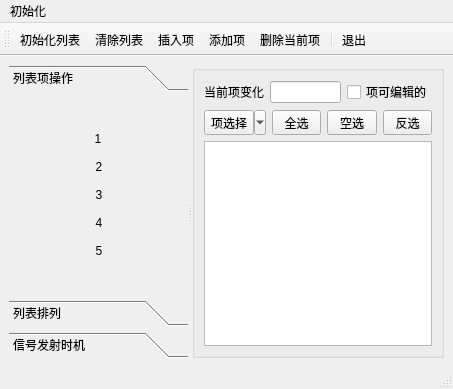
<?xml version="1.0" encoding="UTF-8"?>
<ui version="4.0">
 <class>MainWindow</class>
 <widget class="QMainWindow" name="MainWindow">
  <property name="geometry">
   <rect>
    <x>0</x>
    <y>0</y>
    <width>453</width>
    <height>389</height>
   </rect>
  </property>
  <property name="windowTitle">
   <string>MainWindow</string>
  </property>
  <property name="styleSheet">
   <string notr="true">QToolButton#tBtn_init,#tBtn_add,#tBtn_clean,#tBtn_delete,#tBtn_insert
{
	background-color: transparent;
	border: none;
}

QToolButton#tBtn_init:hover,#tBtn_add:hover,#tBtn_clean:hover,#tBtn_delete:hover,
#tBtn_insert:hover
{
	background-color: rgb(229,243,255);
}</string>
  </property>
  <widget class="QWidget" name="centralwidget">
   <layout class="QVBoxLayout" name="verticalLayout_11">
    <item>
     <widget class="QSplitter" name="splitter">
      <property name="orientation">
       <enum>Qt::Horizontal</enum>
      </property>
      <widget class="QToolBox" name="toolBox">
       <property name="currentIndex">
        <number>0</number>
       </property>
       <widget class="QWidget" name="page_0">
        <property name="geometry">
         <rect>
          <x>0</x>
          <y>0</y>
          <width>179</width>
          <height>185</height>
         </rect>
        </property>
        <attribute name="label">
         <string>列表项操作</string>
        </attribute>
        <layout class="QVBoxLayout" name="verticalLayout_6">
         <item>
          <widget class="QWidget" name="widget" native="true">
           <layout class="QVBoxLayout" name="verticalLayout_2">
            <item>
             <layout class="QVBoxLayout" name="verticalLayout">
              <item>
               <layout class="QHBoxLayout" name="horizontalLayout">
                <item>
                 <spacer name="horizontalSpacer">
                  <property name="orientation">
                   <enum>Qt::Horizontal</enum>
                  </property>
                  <property name="sizeHint" stdset="0">
                   <size>
                    <width>40</width>
                    <height>20</height>
                   </size>
                  </property>
                 </spacer>
                </item>
                <item>
                 <widget class="QToolButton" name="tBtn_init">
                  <property name="sizePolicy">
                   <sizepolicy hsizetype="Fixed" vsizetype="Fixed">
                    <horstretch>0</horstretch>
                    <verstretch>0</verstretch>
                   </sizepolicy>
                  </property>
                  <property name="minimumSize">
                   <size>
                    <width>90</width>
                    <height>22</height>
                   </size>
                  </property>
                  <property name="contextMenuPolicy">
                   <enum>Qt::DefaultContextMenu</enum>
                  </property>
                  <property name="styleSheet">
                   <string notr="true"/>
                  </property>
                  <property name="text">
                   <string>1</string>
                  </property>
                  <property name="popupMode">
                   <enum>QToolButton::DelayedPopup</enum>
                  </property>
                  <property name="toolButtonStyle">
                   <enum>Qt::ToolButtonIconOnly</enum>
                  </property>
                  <property name="arrowType">
                   <enum>Qt::NoArrow</enum>
                  </property>
                 </widget>
                </item>
                <item>
                 <spacer name="horizontalSpacer_6">
                  <property name="orientation">
                   <enum>Qt::Horizontal</enum>
                  </property>
                  <property name="sizeHint" stdset="0">
                   <size>
                    <width>40</width>
                    <height>20</height>
                   </size>
                  </property>
                 </spacer>
                </item>
               </layout>
              </item>
              <item>
               <layout class="QHBoxLayout" name="horizontalLayout_2">
                <item>
                 <spacer name="horizontalSpacer_2">
                  <property name="orientation">
                   <enum>Qt::Horizontal</enum>
                  </property>
                  <property name="sizeHint" stdset="0">
                   <size>
                    <width>40</width>
                    <height>20</height>
                   </size>
                  </property>
                 </spacer>
                </item>
                <item>
                 <widget class="QToolButton" name="tBtn_clean">
                  <property name="sizePolicy">
                   <sizepolicy hsizetype="Fixed" vsizetype="Fixed">
                    <horstretch>0</horstretch>
                    <verstretch>0</verstretch>
                   </sizepolicy>
                  </property>
                  <property name="minimumSize">
                   <size>
                    <width>90</width>
                    <height>22</height>
                   </size>
                  </property>
                  <property name="text">
                   <string>2</string>
                  </property>
                  <property name="toolButtonStyle">
                   <enum>Qt::ToolButtonIconOnly</enum>
                  </property>
                 </widget>
                </item>
                <item>
                 <spacer name="horizontalSpacer_7">
                  <property name="orientation">
                   <enum>Qt::Horizontal</enum>
                  </property>
                  <property name="sizeHint" stdset="0">
                   <size>
                    <width>38</width>
                    <height>20</height>
                   </size>
                  </property>
                 </spacer>
                </item>
               </layout>
              </item>
              <item>
               <layout class="QHBoxLayout" name="horizontalLayout_3">
                <item>
                 <spacer name="horizontalSpacer_3">
                  <property name="orientation">
                   <enum>Qt::Horizontal</enum>
                  </property>
                  <property name="sizeHint" stdset="0">
                   <size>
                    <width>40</width>
                    <height>20</height>
                   </size>
                  </property>
                 </spacer>
                </item>
                <item>
                 <widget class="QToolButton" name="tBtn_insert">
                  <property name="sizePolicy">
                   <sizepolicy hsizetype="Fixed" vsizetype="Fixed">
                    <horstretch>0</horstretch>
                    <verstretch>0</verstretch>
                   </sizepolicy>
                  </property>
                  <property name="minimumSize">
                   <size>
                    <width>90</width>
                    <height>22</height>
                   </size>
                  </property>
                  <property name="text">
                   <string>3</string>
                  </property>
                  <property name="toolButtonStyle">
                   <enum>Qt::ToolButtonIconOnly</enum>
                  </property>
                 </widget>
                </item>
                <item>
                 <spacer name="horizontalSpacer_8">
                  <property name="orientation">
                   <enum>Qt::Horizontal</enum>
                  </property>
                  <property name="sizeHint" stdset="0">
                   <size>
                    <width>38</width>
                    <height>20</height>
                   </size>
                  </property>
                 </spacer>
                </item>
               </layout>
              </item>
              <item>
               <layout class="QHBoxLayout" name="horizontalLayout_4">
                <item>
                 <spacer name="horizontalSpacer_4">
                  <property name="orientation">
                   <enum>Qt::Horizontal</enum>
                  </property>
                  <property name="sizeHint" stdset="0">
                   <size>
                    <width>40</width>
                    <height>20</height>
                   </size>
                  </property>
                 </spacer>
                </item>
                <item>
                 <widget class="QToolButton" name="tBtn_add">
                  <property name="minimumSize">
                   <size>
                    <width>90</width>
                    <height>22</height>
                   </size>
                  </property>
                  <property name="text">
                   <string>4</string>
                  </property>
                  <property name="toolButtonStyle">
                   <enum>Qt::ToolButtonIconOnly</enum>
                  </property>
                 </widget>
                </item>
                <item>
                 <spacer name="horizontalSpacer_9">
                  <property name="orientation">
                   <enum>Qt::Horizontal</enum>
                  </property>
                  <property name="sizeHint" stdset="0">
                   <size>
                    <width>38</width>
                    <height>20</height>
                   </size>
                  </property>
                 </spacer>
                </item>
               </layout>
              </item>
              <item>
               <layout class="QHBoxLayout" name="horizontalLayout_5">
                <item>
                 <spacer name="horizontalSpacer_5">
                  <property name="orientation">
                   <enum>Qt::Horizontal</enum>
                  </property>
                  <property name="sizeHint" stdset="0">
                   <size>
                    <width>40</width>
                    <height>20</height>
                   </size>
                  </property>
                 </spacer>
                </item>
                <item>
                 <widget class="QToolButton" name="tBtn_delete">
                  <property name="minimumSize">
                   <size>
                    <width>90</width>
                    <height>22</height>
                   </size>
                  </property>
                  <property name="text">
                   <string>5</string>
                  </property>
                  <property name="toolButtonStyle">
                   <enum>Qt::ToolButtonIconOnly</enum>
                  </property>
                 </widget>
                </item>
                <item>
                 <spacer name="horizontalSpacer_10">
                  <property name="orientation">
                   <enum>Qt::Horizontal</enum>
                  </property>
                  <property name="sizeHint" stdset="0">
                   <size>
                    <width>38</width>
                    <height>20</height>
                   </size>
                  </property>
                 </spacer>
                </item>
               </layout>
              </item>
             </layout>
            </item>
           </layout>
          </widget>
         </item>
        </layout>
       </widget>
       <widget class="QWidget" name="page_1">
        <property name="geometry">
         <rect>
          <x>0</x>
          <y>0</y>
          <width>179</width>
          <height>185</height>
         </rect>
        </property>
        <attribute name="label">
         <string>列表排列</string>
        </attribute>
        <layout class="QVBoxLayout" name="verticalLayout_7">
         <item>
          <widget class="QWidget" name="widget_2" native="true">
           <layout class="QVBoxLayout" name="verticalLayout_4">
            <item>
             <layout class="QVBoxLayout" name="verticalLayout_3">
              <item>
               <layout class="QHBoxLayout" name="horizontalLayout_6">
                <item>
                 <spacer name="horizontalSpacer_11">
                  <property name="orientation">
                   <enum>Qt::Horizontal</enum>
                  </property>
                  <property name="sizeHint" stdset="0">
                   <size>
                    <width>40</width>
                    <height>20</height>
                   </size>
                  </property>
                 </spacer>
                </item>
                <item>
                 <widget class="QCheckBox" name="chkBoxSorting">
                  <property name="minimumSize">
                   <size>
                    <width>50</width>
                    <height>0</height>
                   </size>
                  </property>
                  <property name="text">
                   <string>允许排序</string>
                  </property>
                 </widget>
                </item>
                <item>
                 <spacer name="horizontalSpacer_14">
                  <property name="orientation">
                   <enum>Qt::Horizontal</enum>
                  </property>
                  <property name="sizeHint" stdset="0">
                   <size>
                    <width>40</width>
                    <height>20</height>
                   </size>
                  </property>
                 </spacer>
                </item>
               </layout>
              </item>
              <item>
               <layout class="QHBoxLayout" name="horizontalLayout_7">
                <item>
                 <spacer name="horizontalSpacer_12">
                  <property name="orientation">
                   <enum>Qt::Horizontal</enum>
                  </property>
                  <property name="sizeHint" stdset="0">
                   <size>
                    <width>40</width>
                    <height>20</height>
                   </size>
                  </property>
                 </spacer>
                </item>
                <item>
                 <widget class="QToolButton" name="tBtnSortAsc">
                  <property name="minimumSize">
                   <size>
                    <width>50</width>
                    <height>0</height>
                   </size>
                  </property>
                  <property name="text">
                   <string>升序排序</string>
                  </property>
                  <property name="arrowType">
                   <enum>Qt::NoArrow</enum>
                  </property>
                 </widget>
                </item>
                <item>
                 <spacer name="horizontalSpacer_15">
                  <property name="orientation">
                   <enum>Qt::Horizontal</enum>
                  </property>
                  <property name="sizeHint" stdset="0">
                   <size>
                    <width>40</width>
                    <height>20</height>
                   </size>
                  </property>
                 </spacer>
                </item>
               </layout>
              </item>
              <item>
               <layout class="QHBoxLayout" name="horizontalLayout_8">
                <item>
                 <spacer name="horizontalSpacer_13">
                  <property name="orientation">
                   <enum>Qt::Horizontal</enum>
                  </property>
                  <property name="sizeHint" stdset="0">
                   <size>
                    <width>40</width>
                    <height>20</height>
                   </size>
                  </property>
                 </spacer>
                </item>
                <item>
                 <widget class="QToolButton" name="tBtnSortDes">
                  <property name="minimumSize">
                   <size>
                    <width>50</width>
                    <height>0</height>
                   </size>
                  </property>
                  <property name="text">
                   <string>降序排序</string>
                  </property>
                 </widget>
                </item>
                <item>
                 <spacer name="horizontalSpacer_16">
                  <property name="orientation">
                   <enum>Qt::Horizontal</enum>
                  </property>
                  <property name="sizeHint" stdset="0">
                   <size>
                    <width>40</width>
                    <height>20</height>
                   </size>
                  </property>
                 </spacer>
                </item>
               </layout>
              </item>
             </layout>
            </item>
           </layout>
          </widget>
         </item>
        </layout>
       </widget>
       <widget class="QWidget" name="page_2">
        <property name="geometry">
         <rect>
          <x>0</x>
          <y>0</y>
          <width>179</width>
          <height>185</height>
         </rect>
        </property>
        <attribute name="label">
         <string>信号发射时机</string>
        </attribute>
        <layout class="QVBoxLayout" name="verticalLayout_8">
         <item>
          <layout class="QVBoxLayout" name="verticalLayout_5">
           <item>
            <layout class="QHBoxLayout" name="horizontalLayout_9">
             <item>
              <widget class="QToolButton" name="tBtnClearText">
               <property name="text">
                <string>清空文本</string>
               </property>
              </widget>
             </item>
             <item>
              <widget class="QToolButton" name="tBtnAddLine">
               <property name="text">
                <string>添加空行</string>
               </property>
              </widget>
             </item>
            </layout>
           </item>
           <item>
            <widget class="QPlainTextEdit" name="plainTextEdit"/>
           </item>
          </layout>
         </item>
        </layout>
       </widget>
      </widget>
      <widget class="QGroupBox" name="groupBox">
       <property name="title">
        <string/>
       </property>
       <layout class="QVBoxLayout" name="verticalLayout_10">
        <item>
         <layout class="QVBoxLayout" name="verticalLayout_9">
          <item>
           <layout class="QHBoxLayout" name="horizontalLayout_10">
            <item>
             <widget class="QLabel" name="label">
              <property name="text">
               <string>当前项变化</string>
              </property>
             </widget>
            </item>
            <item>
             <widget class="QLineEdit" name="editCutItemText"/>
            </item>
            <item>
             <widget class="QCheckBox" name="chkBoxListEditable">
              <property name="text">
               <string>项可编辑的</string>
              </property>
             </widget>
            </item>
           </layout>
          </item>
          <item>
           <layout class="QHBoxLayout" name="horizontalLayout_11">
            <item>
             <widget class="QToolButton" name="tBtn_selectItem">
              <property name="text">
               <string>项选择</string>
              </property>
              <property name="popupMode">
               <enum>QToolButton::MenuButtonPopup</enum>
              </property>
             </widget>
            </item>
            <item>
             <widget class="QToolButton" name="tBtn_SelAll">
              <property name="sizePolicy">
               <sizepolicy hsizetype="Minimum" vsizetype="Fixed">
                <horstretch>0</horstretch>
                <verstretch>0</verstretch>
               </sizepolicy>
              </property>
              <property name="minimumSize">
               <size>
                <width>10</width>
                <height>0</height>
               </size>
              </property>
              <property name="text">
               <string>全选</string>
              </property>
             </widget>
            </item>
            <item>
             <widget class="QToolButton" name="tBtn_SelNone">
              <property name="sizePolicy">
               <sizepolicy hsizetype="Minimum" vsizetype="Fixed">
                <horstretch>0</horstretch>
                <verstretch>0</verstretch>
               </sizepolicy>
              </property>
              <property name="text">
               <string>空选</string>
              </property>
             </widget>
            </item>
            <item>
             <widget class="QToolButton" name="tBtn_SelInvs">
              <property name="sizePolicy">
               <sizepolicy hsizetype="Minimum" vsizetype="Fixed">
                <horstretch>0</horstretch>
                <verstretch>0</verstretch>
               </sizepolicy>
              </property>
              <property name="text">
               <string>反选</string>
              </property>
             </widget>
            </item>
           </layout>
          </item>
          <item>
           <widget class="QListWidget" name="listWidget"/>
          </item>
         </layout>
        </item>
       </layout>
      </widget>
     </widget>
    </item>
   </layout>
  </widget>
  <widget class="QStatusBar" name="statusbar"/>
  <widget class="QToolBar" name="maintoolBar">
   <property name="windowTitle">
    <string>toolBar</string>
   </property>
   <property name="toolButtonStyle">
    <enum>Qt::ToolButtonTextUnderIcon</enum>
   </property>
   <property name="floatable">
    <bool>true</bool>
   </property>
   <attribute name="toolBarArea">
    <enum>TopToolBarArea</enum>
   </attribute>
   <attribute name="toolBarBreak">
    <bool>false</bool>
   </attribute>
   <addaction name="actioninit"/>
   <addaction name="action_clean"/>
   <addaction name="action_insert"/>
   <addaction name="action_add"/>
   <addaction name="action_delete"/>
   <addaction name="separator"/>
   <addaction name="action_exit"/>
  </widget>
  <widget class="QMenuBar" name="menuBar">
   <property name="geometry">
    <rect>
     <x>0</x>
     <y>0</y>
     <width>453</width>
     <height>22</height>
    </rect>
   </property>
   <property name="sizePolicy">
    <sizepolicy hsizetype="MinimumExpanding" vsizetype="Minimum">
     <horstretch>0</horstretch>
     <verstretch>0</verstretch>
    </sizepolicy>
   </property>
   <property name="minimumSize">
    <size>
     <width>0</width>
     <height>0</height>
    </size>
   </property>
   <widget class="QMenu" name="menu">
    <property name="title">
     <string>初始化</string>
    </property>
    <addaction name="actioninit"/>
    <addaction name="action_clean"/>
    <addaction name="action_insert"/>
    <addaction name="action_add"/>
    <addaction name="action_delete"/>
   </widget>
   <addaction name="menu"/>
  </widget>
  <action name="actioninit">
   <property name="icon">
    <iconset resource="images.qrc">
     <normaloff>:/icons/128.bmp</normaloff>:/icons/128.bmp</iconset>
   </property>
   <property name="text">
    <string>初始化列表</string>
   </property>
  </action>
  <action name="action_clean">
   <property name="icon">
    <iconset resource="images.qrc">
     <normaloff>:/icons/delete1.bmp</normaloff>:/icons/delete1.bmp</iconset>
   </property>
   <property name="text">
    <string>清除列表</string>
   </property>
  </action>
  <action name="action_insert">
   <property name="icon">
    <iconset resource="images.qrc">
     <normaloff>:/icons/424.bmp</normaloff>:/icons/424.bmp</iconset>
   </property>
   <property name="text">
    <string>插入项</string>
   </property>
  </action>
  <action name="action_add">
   <property name="icon">
    <iconset resource="images.qrc">
     <normaloff>:/icons/316.bmp</normaloff>:/icons/316.bmp</iconset>
   </property>
   <property name="text">
    <string>添加项</string>
   </property>
  </action>
  <action name="action_delete">
   <property name="icon">
    <iconset resource="images.qrc">
     <normaloff>:/icons/324.bmp</normaloff>:/icons/324.bmp</iconset>
   </property>
   <property name="text">
    <string>删除当前项</string>
   </property>
  </action>
  <action name="action_select">
   <property name="icon">
    <iconset resource="images.qrc">
     <normaloff>:/icons/124.bmp</normaloff>:/icons/124.bmp</iconset>
   </property>
   <property name="text">
    <string>项选择</string>
   </property>
  </action>
  <action name="action_exit">
   <property name="icon">
    <iconset resource="images.qrc">
     <normaloff>:/icons/exit.bmp</normaloff>:/icons/exit.bmp</iconset>
   </property>
   <property name="text">
    <string>退出</string>
   </property>
  </action>
  <action name="action_SelAll">
   <property name="text">
    <string>全选</string>
   </property>
  </action>
  <action name="action_SelNone">
   <property name="text">
    <string>空选</string>
   </property>
  </action>
  <action name="action_SelInvs">
   <property name="text">
    <string>反选</string>
   </property>
  </action>
 </widget>
 <resources>
  <include location="images.qrc"/>
 </resources>
 <connections/>
</ui>
